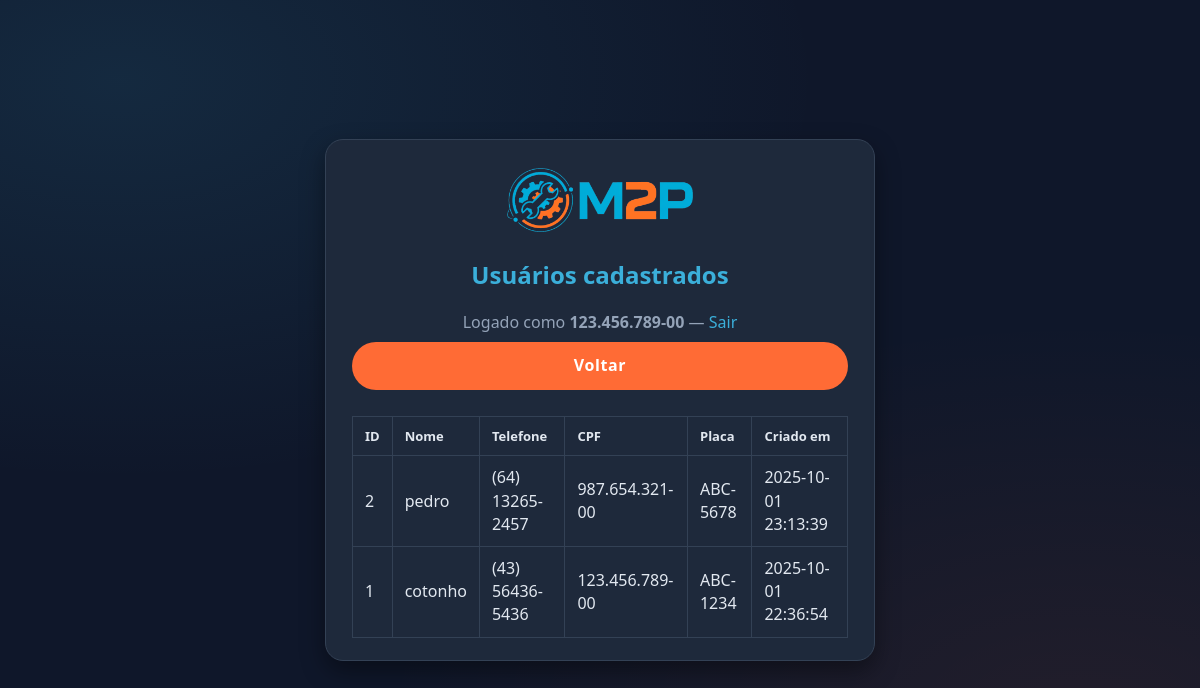
The page /listar_usuarios.php (signed in) on the database its author committed.
### tables this page shows
CREATE TABLE `usuarios` (
  `id` int(11) NOT NULL,
  `nome` varchar(120) NOT NULL,
  `telefone` varchar(30) NOT NULL,
  `cpf_usuario` varchar(80) NOT NULL,
  `placa_hash` varchar(255) NOT NULL,
  `criado_em` timestamp NOT NULL DEFAULT current_timestamp(),
  `tipo` enum('admin','user') NOT NULL DEFAULT 'user',
  `placa` varchar(10) NOT NULL
);

### public/listar_usuarios.php (the view, shortened to what this page needs)
<?php
require_once __DIR__ . '/../app/config.php';
$rows = $pdo->query('SELECT id,nome,telefone,cpf_usuario,placa,criado_em FROM usuarios ORDER BY id DESC')->fetchAll();
?>
<!doctype html>
<html lang="pt-br">
<head>
    <link rel="stylesheet" href="../assets/css/style.css">
</head>
<body>
    <div class="container">
        <div class="card">
            <header>
                <img src="../assets/logo.png" alt="logo" />
            </header>
            <h1>Usuários cadastrados</h1>
            <div class="helper">
                Logado como <strong><?= htmlspecialchars($_SESSION['user']['cpf_usuario']) ?></strong> — <a
                    href="logout.php">Sair</a>
            </div>
            <a href="index.php" class="button"
                style="display:inline-block;text-align:center;margin:8px 0 12px;">Voltar</a>
            <?php if (!$rows): ?>
                <div class="alert">Nenhum usuário cadastrado ainda.</div>
            <?php else: ?>
                <table class="table">
                    <thead>
                        <tr>
                            <th>ID</th>
                            <th>Nome</th>
                            <th>Telefone</th>
                            <th>CPF</th>
                            <th>Placa</th>
                            <th>Criado em</th>
                        </tr>
                    </thead>
                    <tbody>
                        <?php foreach ($rows as $r): ?>
                            <tr>
                                <td><?= htmlspecialchars($r['id']) ?></td>
                                <td><?= htmlspecialchars($r['nome']) ?></td>
                                <td><?= htmlspecialchars($r['telefone']) ?></td>
                                <td><?= htmlspecialchars($r['cpf_usuario']) ?></td>
                                <td><?= htmlspecialchars($r['placa']) ?></td>
                                <td><?= htmlspecialchars($r['criado_em']) ?></td>
                            </tr>
                        <?php endforeach; ?>
                    </tbody>
                </table>
            <?php endif; ?>
        </div>
    </div>
</body>
</html>

### assets/css/style.css (style rules this page uses)
:root { --orange: #FF6B35; --orange-dark: #E85A2D; --bg: #0F172A; --surface: #1E293B; --text: #E2E8F0; --muted: #94A3B8; --border: #334155; --radius: 18px; --primary: #3BAFDA; --primary-dark: #1F3B4D; --shadow: 0 10px 25px rgba(0, 0, 0, .4); }
* { box-sizing: border-box }
html, body { height: 100% }
body { margin: 0; font: 16px/1.45 system-ui, -apple-system, Segoe UI, Roboto, Ubuntu, 'Helvetica Neue', Arial; color: var(--text); background: var(--bg); }
.container { min-height: 100%; display: flex; align-items: center; justify-content: center; padding: 40px 16px; background: radial-gradient(700px 400px at 10% 10%, rgba(59, 175, 218, .12), transparent), radial-gradient(700px 400px at 90% 90%, rgba(255, 107, 53, .08), transparent); }
.card { width: 100%; max-width: 550px; background: var(--surface); border-radius: var(--radius); box-shadow: var(--shadow); padding: 28px 26px 22px; border: 1px solid var(--border); overflow: hidden; }
.card img { height: 64px; display: block; margin: 0 auto 20px; }
h1 { font-size: 24px; margin: 0 0 18px; text-align: center; color: var(--primary); }
.input, .button { width: 100%; appearance: none; border: none; outline: none; border-radius: 999px; padding: 12px 16px; font-size: 16px; }
.button { margin-top: 10px; background: var(--orange); color: #fff; font-weight: 700; letter-spacing: .6px; cursor: pointer; transition: transform .05s ease, background .2s ease; }
.helper { text-align: center; margin-top: 10px; color: var(--muted); }
a { color: var(--primary); text-decoration: none; font-weight: 500; }
.table { width: 100%; border-collapse: collapse; margin-top: 14px; }
.table th, .table td { border: 1px solid var(--border); padding: 10px 12px; text-align: left; }
.table th { background: #1E293B; color: var(--text); font-weight: 600; font-size: 13px; }
header { display: flex; align-items: center; justify-content: center; gap: 10px; margin-bottom: 6px; }
header img { height: 34px; }

### rows shown on the page
usuarios: id "2", nome "pedro", telefone "(64) 13265-2457", cpf_usuario "987.654.321-00", placa "ABC-5678", criado_em "2025-10-01 23:13:39"
usuarios: id "1", nome "cotonho", telefone "(43) 56436-5436", cpf_usuario "123.456.789-00", placa "ABC-1234", criado_em "2025-10-01 22:36:54"

### other values the page prints
$_SESSION['user']['cpf_usuario'] "123.456.789-00"
